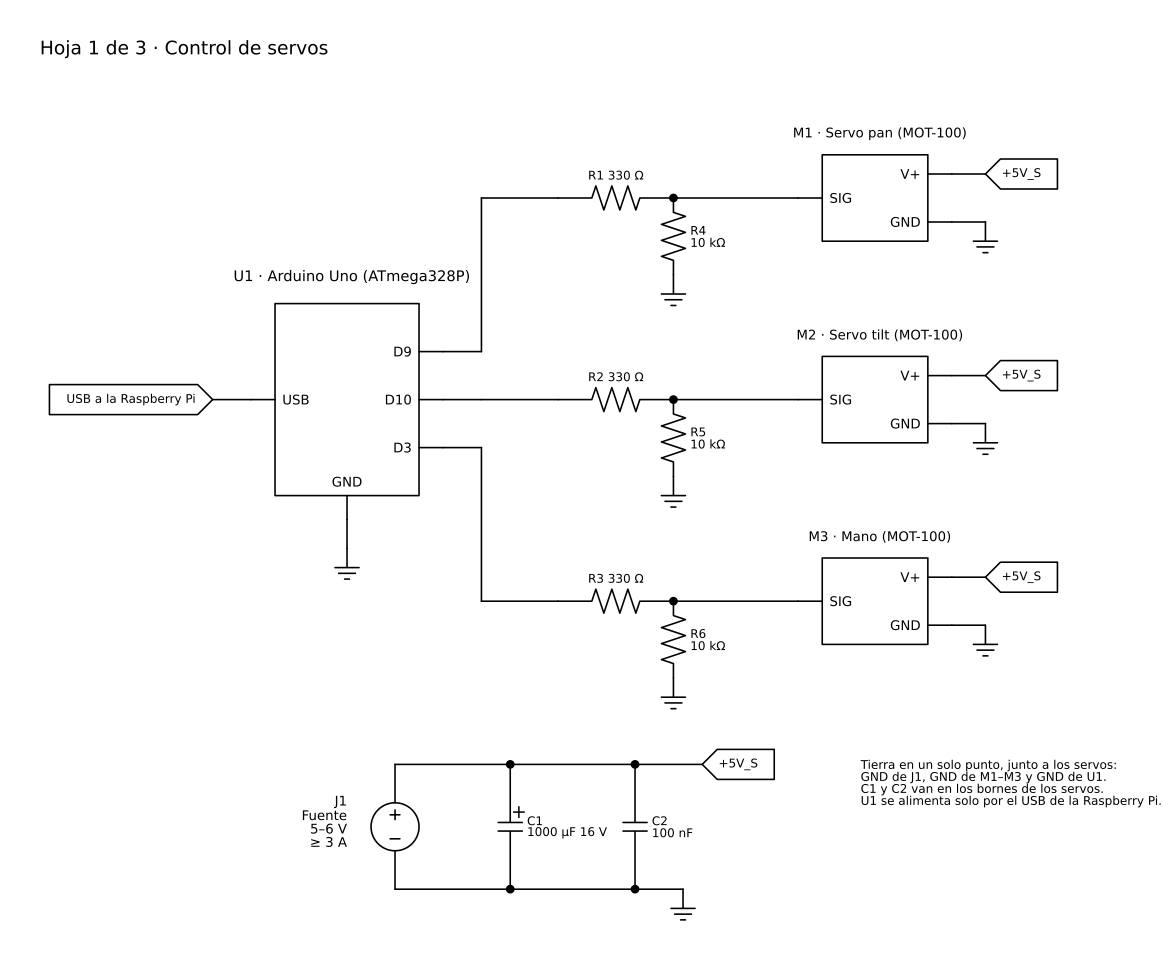

Recreate this plot in Python.
from comun import *

with schemdraw.Drawing(file='hoja1.svg', show=False) as d:
    d.config(unit=2.2, margin=0.8)
    uno = ic(right=[('D9', 'D9'), ('D10', 'D10'), ('D3', 'D3')], left=[('USB', 'USB')],
             bottom=[('GND', 'GND')], size=(3.0, 4.0)).at((0, 0)).anchor('center')
    d.add(uno)
    titulo(d, uno, 'U1 · Arduino Uno (ATmega328P)')
    elm.Label().at((-6.5, uno.D10[1] + 7.2)).label('Hoja 1 de 3 · Control de servos', fontsize=14, halign='left')
    elm.Line().at(uno.USB).left(0.8)
    elm.Tag(width=3.4).left().label('USB a la Raspberry Pi', fontsize=9)
    elm.Line().at(uno.GND).down(0.6)
    tierra()

    yt = uno.D10[1]
    filas = [('D9', 'R1', 'R4', 'M1 · Servo pan (MOT-100)', yt + 4.2),
             ('D10', 'R2', 'R5', 'M2 · Servo tilt (MOT-100)', yt),
             ('D3', 'R3', 'R6', 'M3 · Mano (MOT-100)', yt - 4.2)]
    for pin, rs, rp, nombre, y in filas:
        p = getattr(uno, pin)
        elm.Line().at(p).right(0.8)
        if abs(p[1] - y) > 1e-6:
            elm.Line().toy(y)
        elm.Line().tox(p[0] + 2.4)
        elm.Resistor().right(2.4).label(f'{rs} 330 Ω', fontsize=9)
        nodo = elm.Dot()
        elm.Line().right(2.6)
        sv = ic(left=[('SIG', 'SIG')], right=[('V+', 'VP'), ('GND', 'GN')], size=(2.2, 1.8)).anchor('SIG')
        d.add(sv)
        titulo(d, sv, nombre, dy=0.2, size=10)
        elm.Resistor().at(nodo.center).down(1.6).label(f'{rp}\n10 kΩ', loc='bottom', fontsize=9)
        tierra()
        elm.Line().at(sv.VP).right(0.7)
        elm.Tag().right().label('+5V_S', fontsize=9)
        elm.Line().at(sv.GN).right(0.7)
        tierra()

    # Fuente de los servos
    x0, y0 = 1.0, yt - 10.2
    src = elm.SourceV().at((x0, y0)).up(2.6)
    elm.Label().at((x0 - 0.9, y0 + 1.3)).label('J1\nFuente\n5–6 V\n≥ 3 A', fontsize=10, halign='right')
    elm.Line().right(2.4)
    t1 = elm.Dot()
    elm.Line().right(2.6)
    t2 = elm.Dot()
    elm.Line().right(1.4)
    elm.Tag().right().label('+5V_S', fontsize=9)
    elm.Capacitor(polar=True).at(t1.center).down(2.6).label('C1\n1000 µF 16 V', loc='bottom', fontsize=9)
    elm.Dot()
    elm.Capacitor().at(t2.center).down(2.6).label('C2\n100 nF', loc='bottom', fontsize=9)
    elm.Line().at(src.start).right(5.0)
    elm.Dot()
    elm.Line().right(1.0)
    tierra()
    elm.Label().at((x0 + 9.6, y0 + 2.6)).label(
        'Tierra en un solo punto, junto a los servos:\n'
        'GND de J1, GND de M1–M3 y GND de U1.\n'
        'C1 y C2 van en los bornes de los servos.\n'
        'U1 se alimenta solo por el USB de la Raspberry Pi.',
        halign='left', valign='top', fontsize=9)
